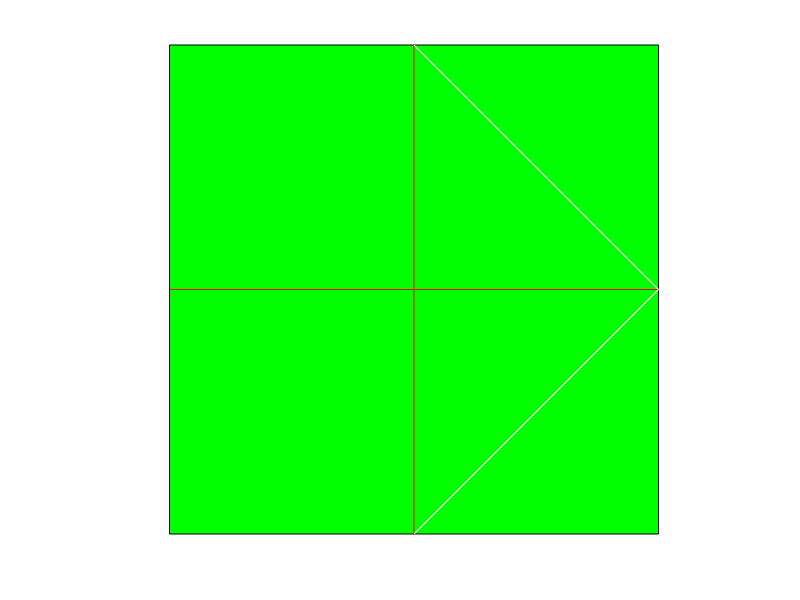

Recreate this plot in MATLAB.
clc; clear; close all;
figure;

x = [0 1 1 0];
y = [0 0 1 1];

patch(x,y,'green');

hold on ;
line([0.5 0.5],[0 1],'color','red','linewidth',0.2);
line([0 1],[0.5 0.5],'color','red','linewidth',0.2);
line([0.5 1],[1 0.5],'color','white','linewidth',0.2);
line([1 0.5],[0.5 0],'color','white','linewidth',0.2);

axis equal;
axis off;
